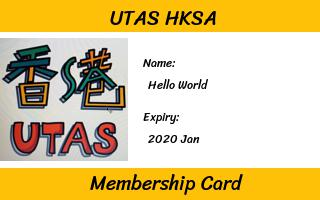

This chart was generated by the following Python code:
from PIL import Image, ImageDraw, ImageFont
import os, sys, datetime

cardDimension = {'top': (320, 32), 'left': (128, 136), 'right': (192, 136), 'bottom': (320, 32)}

#get logo
file = './logo.jpg'
left = Image.open(file)
left.thumbnail((cardDimension['left'][0], cardDimension['left'][0]*left.size[1]/left.size[0]))

#get Name and Expiry
name = 'Hello World'
expiry = datetime.datetime.fromtimestamp(1580389200000/1000.0).strftime('%Y %b')

#create parts
top = Image.new('RGB', cardDimension['top'], color='#ffc107')
right = Image.new('RGB', cardDimension['right'], color='#ffffff')
bottom = top = Image.new('RGB', cardDimension['bottom'], color='#ffc107')

#find top and bottom for left part to paste on
leftTop = round((cardDimension['left'][1] - left.size[1]) * 0.5) + cardDimension['top'][1]
leftBottom = leftTop + left.size[1]


#pasting Images to card
#card.paste(left, top, right, bottom)
card = Image.new('RGB', (320, 200), color='#FFFFFF')
card.paste(top, (0, 0, cardDimension['top'][0], cardDimension['top'][1]))
card.paste(right, (left.size[0], cardDimension['top'][1], 320, cardDimension['top'][1] + cardDimension['right'][1]))
card.paste(bottom, (0, cardDimension['top'][1] + cardDimension['right'][1], 320, 200))
card.paste(left, (0, leftTop, left.size[0], leftBottom))

#Write text on card
draw = ImageDraw.Draw(card)
bigfnt = ImageFont.truetype('./sriracha.ttf', 20)
smallfnt = ImageFont.truetype('./sriracha.ttf', 12)

draw.text((cardDimension['left'][0]+15, cardDimension['top'][1]+20), 'Name: ', '#000000', font=smallfnt)
draw.text((cardDimension['left'][0]+20, cardDimension['top'][1]+42), name, '#000000', font=smallfnt)
draw.text((cardDimension['left'][0]+15, cardDimension['top'][1]+74), 'Expiry:', '#000000', font=smallfnt)
draw.text((cardDimension['left'][0]+20, cardDimension['top'][1]+96), expiry, '#000000', font=smallfnt)
draw.text((110, 0), 'UTAS HKSA', '#000000', font=bigfnt)
draw.text((90, 165), 'Membership Card', '#000000', font=bigfnt)

#img.save(filename)
card.save('card.jpg')
